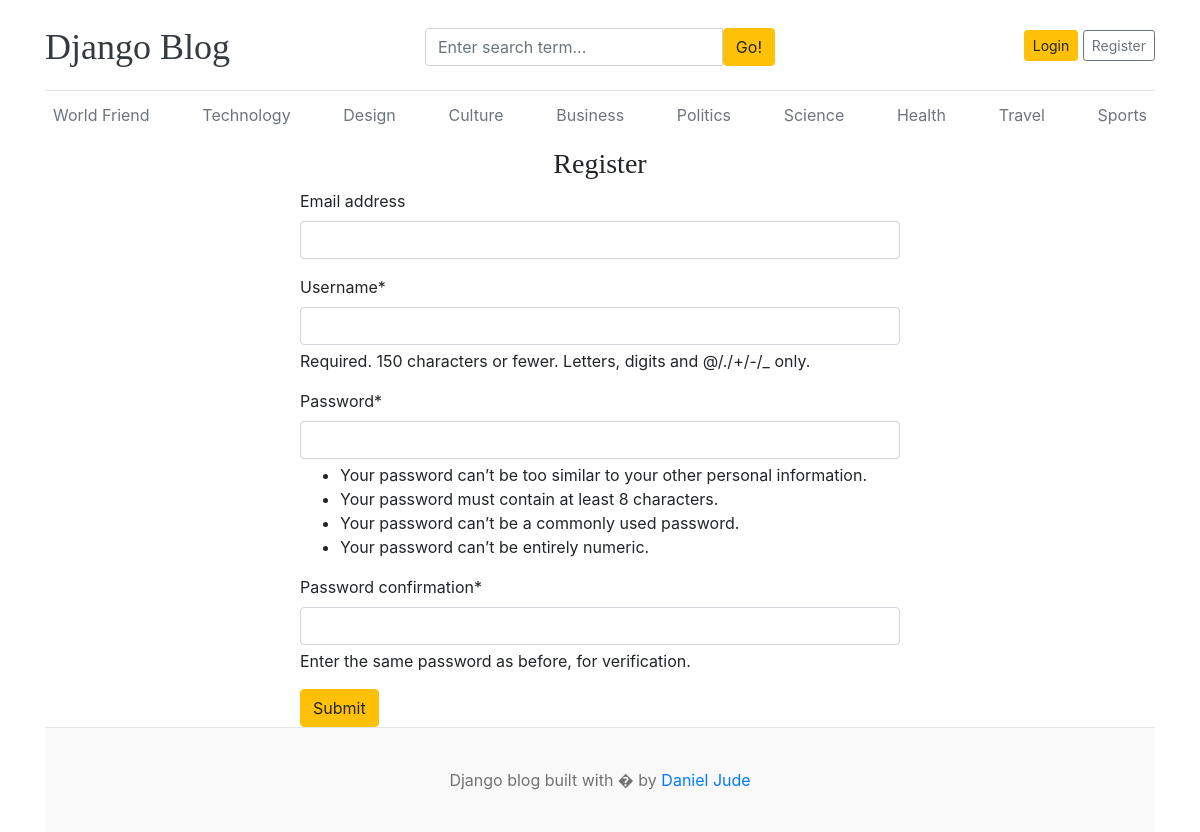
Screenshot of /register/ with the database file from the repository.
### blogs/models.py (models this page shows, shortened)
class Category(models.Model):
    category_name = models.CharField(max_length=100, unique=True)
    created_at = models.DateTimeField(auto_now_add=True)
    updated_at = models.DateTimeField(auto_now=True)
    class Meta:
        verbose_name_plural = "categories"

### blogs/views.py (the view)
# urls.py: path('register/', BlogsView.register, name='register'),
def register(request):
    if request.method == 'POST':
        form = RegistrationForm(request.POST)
        if form.is_valid():
            form.save()
            return redirect('register')
    else:
         form = RegistrationForm()
    return render(request, 'register.html', {'form': form})

### blog_main/forms.py
class RegistrationForm(UserCreationForm):
    class Meta:
        model = User
        fields  = ('email', 'username', 'password1', 'password2')

### blogs/context_processors.py (called while the page is built)
def get_categories(request):
    categories = Category.objects.all()
    return dict(categories=categories)

def get_social_links(request):
    links = SocialLink.objects.all()
    return dict(links=links)

### templates/register.html
{% extends 'base.html' %} {% block content %}{% load crispy_forms_tags %}
<div style="max-width: 600px; margin: 0 auto">
  <h3 class="text-center">Register</h3>
  <form action="{% url 'register' %}" method="POST">
    {% csrf_token %} {{form | crispy}}
    <button type="submit" class="btn btn-warning">Submit</button>
  </form>
</div>
{% endblock content %}

### templates/base.html (shortened to what this page needs)
{% load static %}
<!DOCTYPE html>
<html lang="en">
  <head>
    <link
      href="https://getbootstrap.com/docs/4.0/dist/css/bootstrap.min.css"
      rel="stylesheet"
    />
    <link href="{% static 'css/blog.css' %}" rel="stylesheet" />
    <link rel="stylesheet" href="https://cdnjs.cloudflare.com/ajax/libs/font-awesome/4.7.0/css/font-awesome.min.css">
  </head>
  <body>
    <div class="container">
      <header class="blog-header py-3">
        <div class="row flex-nowrap justify-content-between align-items-center">
          <div class="col-4 pt-1">
            <a class="blog-header-logo text-dark" href="/">Django Blog</a>
          </div>
          <div class="col-4 pt-1">
            <form action="{% url 'search' %}" method="GET">
            <div class="input-group">
                <input
                class="form-control"
                type="text"
                placeholder="Enter search term..."
                aria-label="Enter search term..."
                aria-describedby="button-search"
                name = "search"
              />
              <button type="submit" class="btn btn-warning" id="button-search" >
                Go!
              </button>
            </div>
          </form>
          </div>
         {% if not  user.is_authenticated %}
         <div class="col-4 d-flex justify-content-end align-items-center">
          <a class="btn btn-sm btn-warning" href="{% url 'login' %}">Login</a> &nbsp;
          <a class="btn btn-sm btn-outline-secondary" href="{% url 'register' %}">Register</a>
        </div>
         {% else %}
          <span>You are logged in as {{user}} &nbsp; <a  href = "{% url 'dashboard' %}" class = "btn btn-warning btn-sm">Dashboard</a></span>&nbsp; <a href="{% url 'logout' %}">Logout</a>
         {% endif %}
        </div>
      </header>
      <div class="nav-scroller py-1 mb-2">
       <nav class="nav d-flex justify-content-between">
        {% for category in categories  %}
        <a class="p-2 text-muted" href="{% url 'post_by_category' category.id %}">{{category.category_name}}</a>
        {% endfor %}
       </nav>
     </div>
      {% block content %}
      {% endblock %}
      <footer class="blog-footer">
        <p>Django blog built with � by <a href="#">Daniel Jude</a></p>
      </footer>
    </body>
</html>

### blog_main/static/css/blog.css (style rules this page uses)
.blog-header { border-bottom: 1px solid #e5e5e5; }
.blog-header-logo { font-family: "Playfair Display", Georgia, "Times New Roman", serif ; font-size: 2.25rem; }
h1, h2, h3, h4, h5, h6 { font-family: "Playfair Display", Georgia, "Times New Roman", serif ; }
.blog-footer { padding: 2.5rem 0; color: #727272; text-align: center; background-color: #f9f9f9; border-top: 0.05rem solid #e5e5e5; }
.blog-footer p:last-child { margin-bottom: 0; }

### rows the page displays
Category: category_name "World Friend"
Category: category_name "Technology"
Category: category_name "Design"
Category: category_name "Culture"
Category: category_name "Business"
Category: category_name "Politics"
Category: category_name "Science"
Category: category_name "Health"
Category: category_name "Travel"
Category: category_name "Sports"
